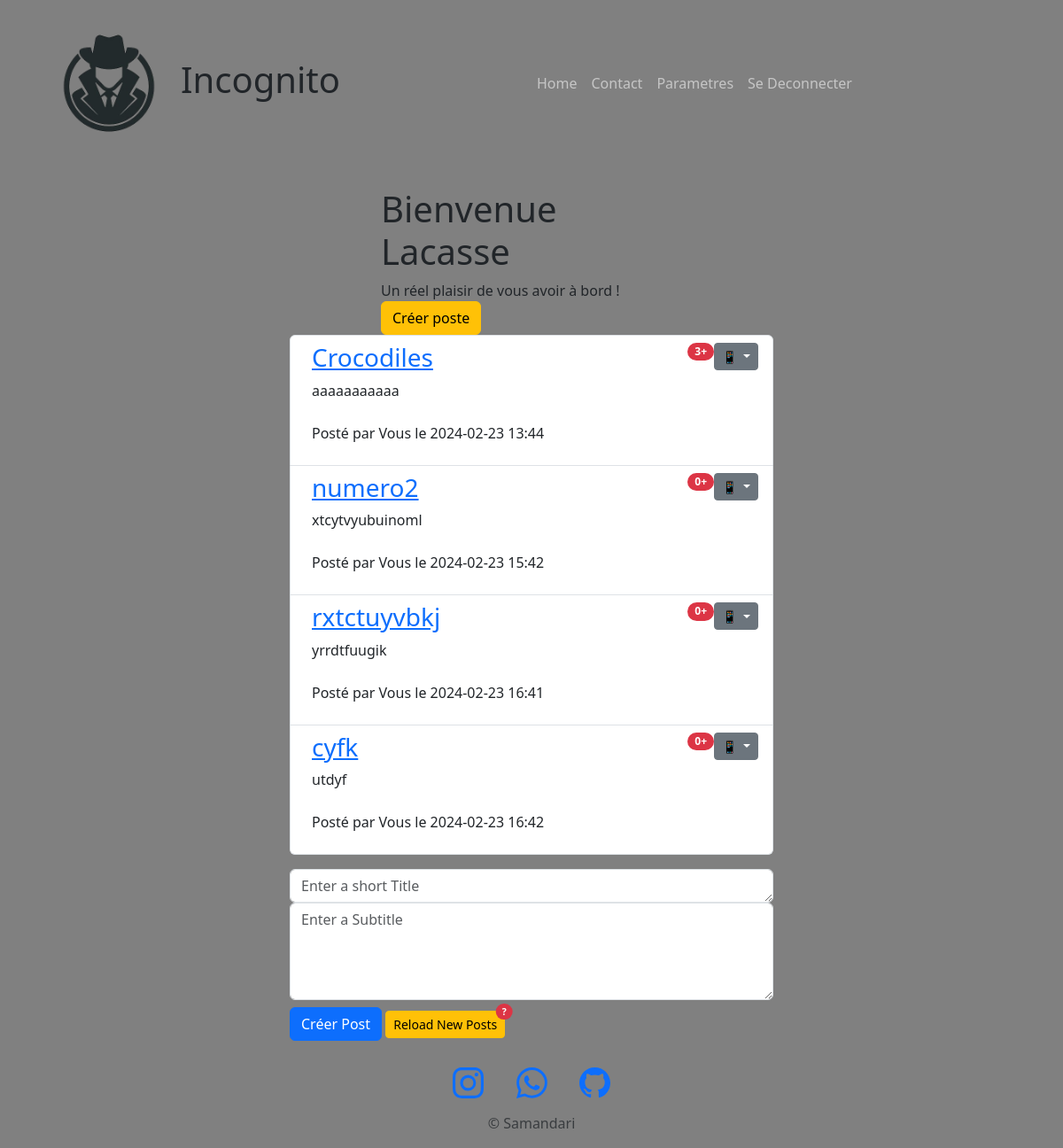
Before: /posts (signed in) with the older database file.
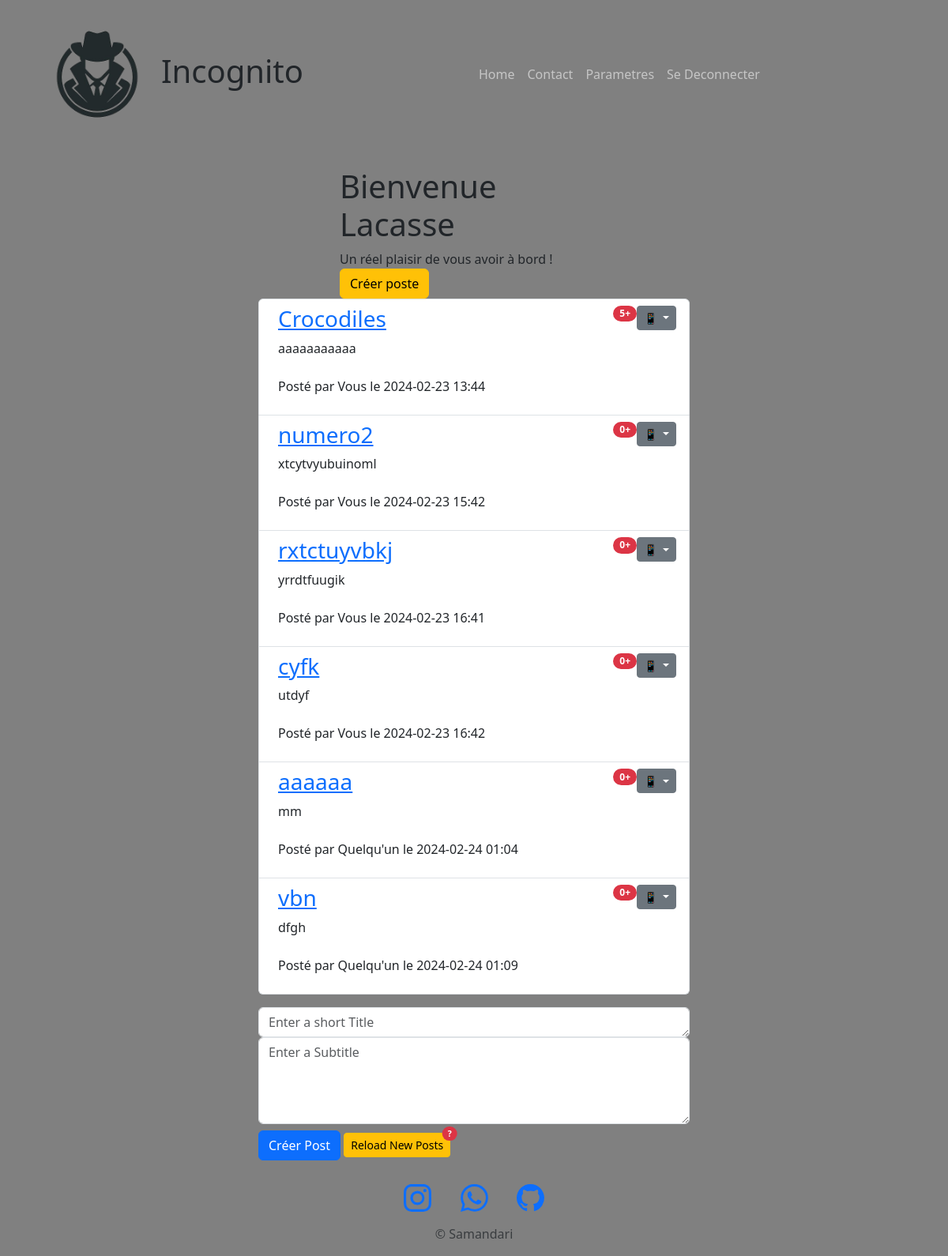
After: the same page with the newer database file.
### main.py (models this page shows)
class Post(db.Model):
    id = db.Column(db.Integer, primary_key=True)
    title = db.Column(db.String(200))
    subtitle = db.Column(db.String(250))
    timestamp = db.Column(db.DateTime, default=datetime.utcnow)
    author = db.relationship('User', back_populates='posts')  # Include the User object
    user_id = db.Column(db.Integer, db.ForeignKey('user.id'), nullable=False)
    comments = db.relationship('Comment', back_populates="parent_post", lazy=True)

### main.py (the view, shortened to what this page needs)
@app.route('/posts', methods=['GET', 'POST'])  # get all posts or create a post
@login_required
def get_posts():
    posts = Post.query.all()
    return render_template('all_posts.html', posts=posts, current_user=current_user, edit=False)

### main.py (called while the page is built)
@login_manager.user_loader
def load_user(user_id):
    return User.query.get(user_id)

### templates/all_posts.html (shortened to what this page needs)
{% include "header.html" %}
        <div class="container mt-4">
            <div class="row">
                <div class="col-md-6 offset-md-3">
                      <header class="masthead" style="">
                        <div class="container">
                          <div class="row">
                            <div class="col-lg-8 col-md-10 mx-auto">
                              <div class="site-heading">
                                <h1>Bienvenue {{current_user.name}}</h1>
                                <span class="subheading">Un réel plaisir de vous avoir à bord !   </span>
                                <a class="btn btn-warning" href="#inputTitle">Créer poste</a>
                              </div>
                            </div>
                          </div>
                        </div>
                      </header>
                    <ol id="posts" class="list-group list-group-unnumbered">
                        {% for post in posts %}
                            <li class="list-group-item d-flex justify-content-between align-items-start text-break">
                                <div class="ms-2 me-auto">
                                      <div class="fw-bold">
                                          <a href="{{ url_for('post', post_id=post.id) }}">
                                            <h3>{{ post.title }}</h3>
                                          </a>
                                      </div>
                                      {{ post.subtitle }} <br><br>
                                      <p class="post-meta">Posté par
                                          {% if current_user == post.author: %}
                                            Vous
                                          {% else %}
                                            Quelqu'un
                                          {% endif %}
                                          le {{post.timestamp.strftime('%Y-%m-%d %H:%M')}}
                                      </p>
                                </div>
                                <span class="badge text-bg-primary rounded-pill bg-danger">{{ post.comments|length }}+</span>
                                <div class="dropdown">
                                  <button class="btn btn-secondary btn-sm dropdown-toggle" type="button" data-bs-toggle="dropdown" aria-expanded="true">
                                    📱
                                  </button>
                                </div>
                            </li>
                        {% endfor %}
                    </ol>
                    <form id="form" method="POST" class="mt-3" action="{{ url_for('get_posts') }}">
                        <div class="control-group">
                            <div class="form-group col-xs-12 floating-label-form-group controls">
                                <textarea id="inputTitle" name="title" class="form-control" placeholder="Enter a short Title" rows="1" autocomplete="off" required ></textarea>
                                <textarea id="inputSubtitle" name="subtitle" class="form-control" placeholder="Enter a Subtitle" rows="4" autocomplete="off" ></textarea>
                                <button class="btn btn-primary" type="submit" id="sendButton">Créer Post</button>
                                <button type="button" class="btn btn-warning btn-sm position-relative" id="refrech" onclick="window.location.reload();">
                                  Reload New Posts
                                  <span class="position-absolute top-0 start-100 translate-middle badge rounded-pill bg-danger" id="message-count-badge">
                                    ?
                                  </span>
                                </button>
                            </div>
                        </div>
                    </form>
                </div>
            </div>
        </div>
{% include "footer.html" %}

Changed rows visible on the page:
computed for Post "Crocodiles": comments|length "3" → "5"
added Post: title "aaaaaa", subtitle "mm", shows "Quelqu'un", timestamp "2024-02-24 01:04", comments|length "0"
added Post: title "vbn", subtitle "dfgh", shows "Quelqu'un", timestamp "2024-02-24 01:09", comments|length "0"
